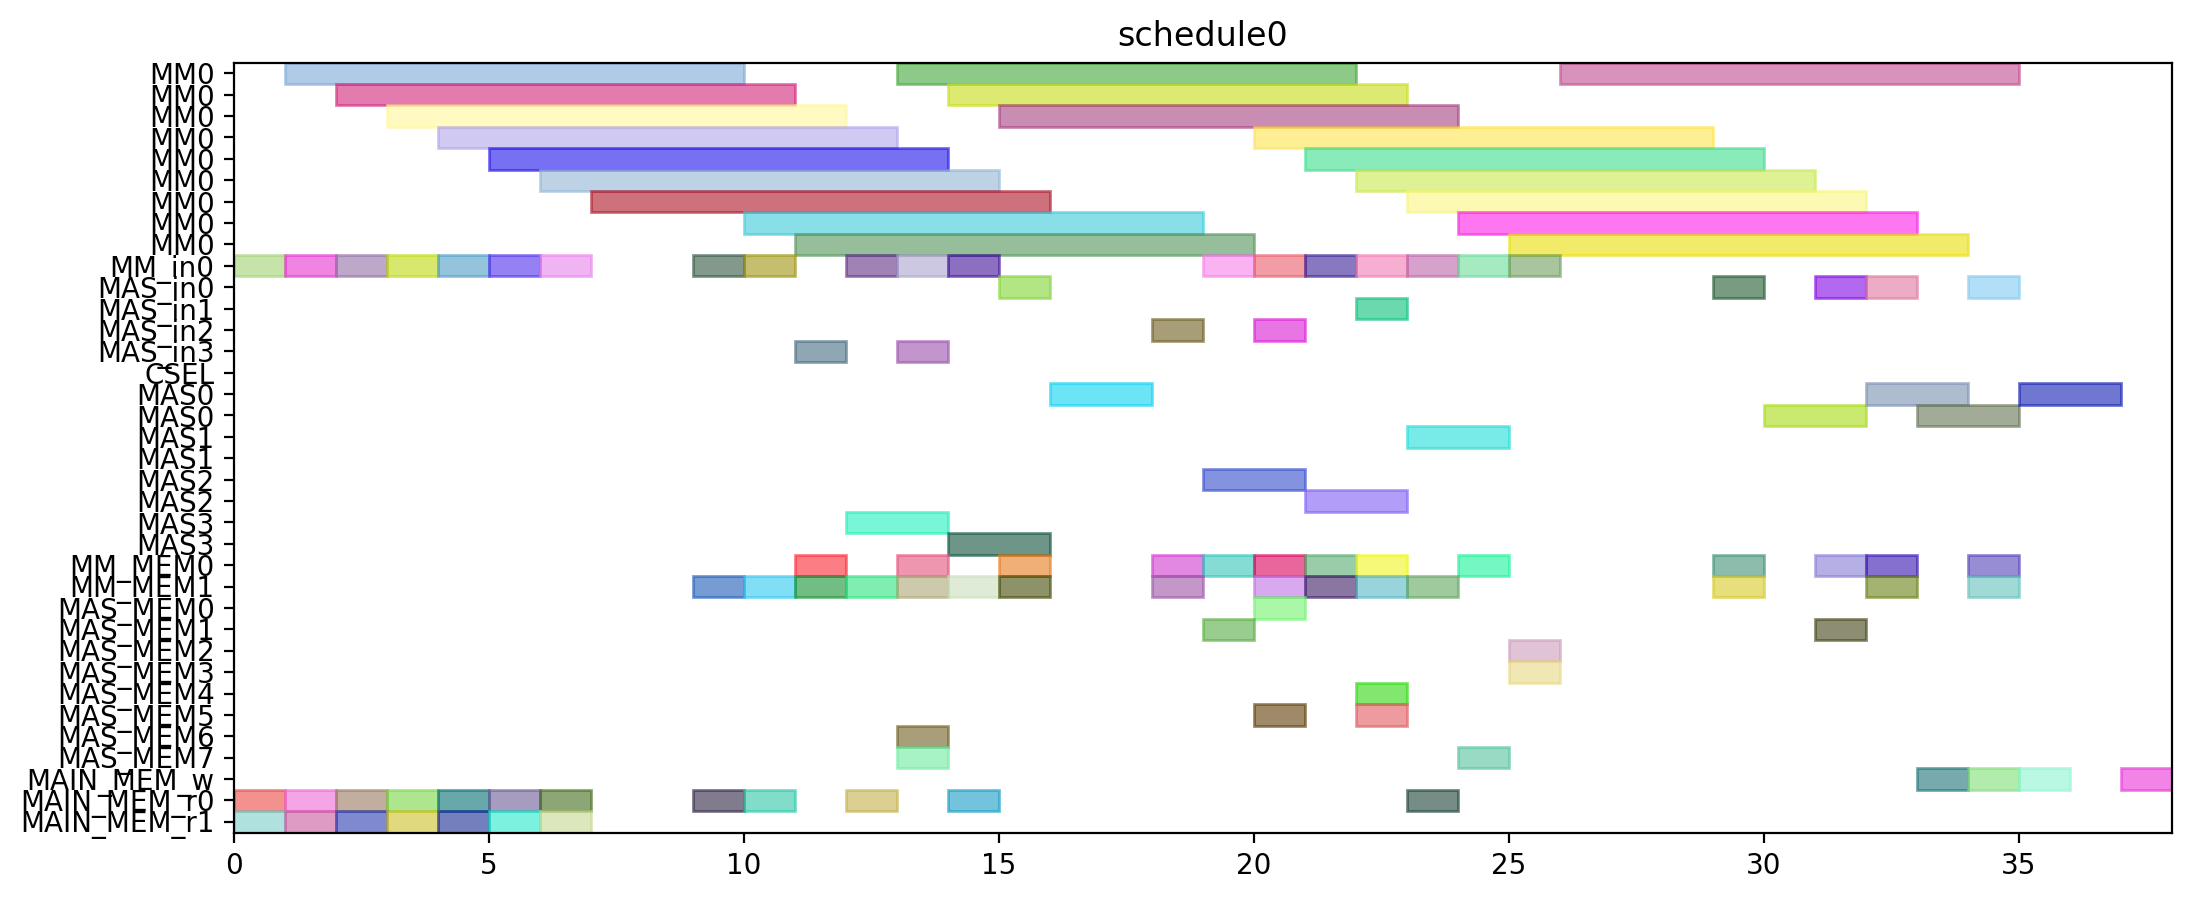

Here is the Python script that generated this plot:
from pyschedule import Scenario, solvers, plotters, alt


def solve():
	horizon = 120
	S = Scenario("schedule0", horizon=horizon)

	# resource
	MM = S.Resources('MM', num=1, size=9)
	MM_in = S.Resources('MM_in', num=1)
	MAS_in = S.Resources('MAS_in', num=4)
	CSEL = S.Resource('CSEL')
	MAS = S.Resources('MAS', num=4, size=2, periods=range(1, horizon))
	MM_MEM = S.Resources('MM_MEM', num=2)
	MAS_MEM = S.Resources('MAS_MEM', num=8)
	MAIN_MEM_w = S.Resource('MAIN_MEM_w', size=1)
	MAIN_MEM_r = S.Resources('MAIN_MEM_r', num=2)

	# result of previous scheduling

	# new tasks
	T1 = S.Task('T1', length=9, delay_cost=1)
	T1 += alt(MM)
	T1_in = S.Task('T1_in', length=1, delay_cost=1)
	T1_in += alt(MM_in)
	S += T1_in*MM_in[0]<=T1*MM[0]
	T1_mem0 = S.Task('T1_mem0', length=1, delay_cost=1)
	T1_mem0 += MAIN_MEM_r[0]
	S += T1_mem0 <= T1

	T1_mem1 = S.Task('T1_mem1', length=1, delay_cost=1)
	T1_mem1 += MAIN_MEM_r[1]
	S += T1_mem1 <= T1

	T2 = S.Task('T2', length=9, delay_cost=1)
	T2 += alt(MM)
	T2_in = S.Task('T2_in', length=1, delay_cost=1)
	T2_in += alt(MM_in)
	S += T2_in*MM_in[0]<=T2*MM[0]
	T2_mem0 = S.Task('T2_mem0', length=1, delay_cost=1)
	T2_mem0 += MAIN_MEM_r[0]
	S += T2_mem0 <= T2

	T2_mem1 = S.Task('T2_mem1', length=1, delay_cost=1)
	T2_mem1 += MAIN_MEM_r[1]
	S += T2_mem1 <= T2

	T3 = S.Task('T3', length=9, delay_cost=1)
	T3 += alt(MM)
	T3_in = S.Task('T3_in', length=1, delay_cost=1)
	T3_in += alt(MM_in)
	S += T3_in*MM_in[0]<=T3*MM[0]
	T3_mem0 = S.Task('T3_mem0', length=1, delay_cost=1)
	T3_mem0 += MAIN_MEM_r[0]
	S += T3_mem0 <= T3

	T3_mem1 = S.Task('T3_mem1', length=1, delay_cost=1)
	T3_mem1 += MAIN_MEM_r[1]
	S += T3_mem1 <= T3

	T4 = S.Task('T4', length=9, delay_cost=1)
	T4 += alt(MM)
	T4_in = S.Task('T4_in', length=1, delay_cost=1)
	T4_in += alt(MM_in)
	S += T4_in*MM_in[0]<=T4*MM[0]
	T4_mem0 = S.Task('T4_mem0', length=1, delay_cost=1)
	T4_mem0 += MAIN_MEM_r[0]
	S += T4_mem0 <= T4

	T4_mem1 = S.Task('T4_mem1', length=1, delay_cost=1)
	T4_mem1 += MAIN_MEM_r[1]
	S += T4_mem1 <= T4

	T5 = S.Task('T5', length=9, delay_cost=1)
	T5 += alt(MM)
	T5_in = S.Task('T5_in', length=1, delay_cost=1)
	T5_in += alt(MM_in)
	S += T5_in*MM_in[0]<=T5*MM[0]
	T5_mem0 = S.Task('T5_mem0', length=1, delay_cost=1)
	T5_mem0 += MAIN_MEM_r[0]
	S += T5_mem0 <= T5

	T5_mem1 = S.Task('T5_mem1', length=1, delay_cost=1)
	T5_mem1 += MAIN_MEM_r[1]
	S += T5_mem1 <= T5

	T6 = S.Task('T6', length=9, delay_cost=1)
	T6 += alt(MM)
	T6_in = S.Task('T6_in', length=1, delay_cost=1)
	T6_in += alt(MM_in)
	S += T6_in*MM_in[0]<=T6*MM[0]
	T6_mem0 = S.Task('T6_mem0', length=1, delay_cost=1)
	T6_mem0 += MAIN_MEM_r[0]
	S += T6_mem0 <= T6

	T6_mem1 = S.Task('T6_mem1', length=1, delay_cost=1)
	T6_mem1 += MAIN_MEM_r[1]
	S += T6_mem1 <= T6

	T7 = S.Task('T7', length=9, delay_cost=1)
	T7 += alt(MM)
	T7_in = S.Task('T7_in', length=1, delay_cost=1)
	T7_in += alt(MM_in)
	S += T7_in*MM_in[0]<=T7*MM[0]
	T7_mem0 = S.Task('T7_mem0', length=1, delay_cost=1)
	T7_mem0 += MAIN_MEM_r[0]
	S += T7_mem0 <= T7

	T7_mem1 = S.Task('T7_mem1', length=1, delay_cost=1)
	T7_mem1 += MAIN_MEM_r[1]
	S += T7_mem1 <= T7

	T8 = S.Task('T8', length=9, delay_cost=1)
	T8 += alt(MM)
	T8_in = S.Task('T8_in', length=1, delay_cost=1)
	T8_in += alt(MM_in)
	S += T8_in*MM_in[0]<=T8*MM[0]
	T8_mem0 = S.Task('T8_mem0', length=1, delay_cost=1)
	T8_mem0 += MAIN_MEM_r[0]
	S += T8_mem0 <= T8

	T8_mem1 = S.Task('T8_mem1', length=1, delay_cost=1)
	T8_mem1 += alt(MM_MEM)
	S += (T1*MM[0])-1 < T8_mem1*MM_MEM[1]
	S += T8_mem1 <= T8

	T9 = S.Task('T9', length=9, delay_cost=1)
	T9 += alt(MM)
	T9_in = S.Task('T9_in', length=1, delay_cost=1)
	T9_in += alt(MM_in)
	S += T9_in*MM_in[0]<=T9*MM[0]
	T9_mem0 = S.Task('T9_mem0', length=1, delay_cost=1)
	T9_mem0 += MAIN_MEM_r[0]
	S += T9_mem0 <= T9

	T9_mem1 = S.Task('T9_mem1', length=1, delay_cost=1)
	T9_mem1 += alt(MM_MEM)
	S += (T1*MM[0])-1 < T9_mem1*MM_MEM[1]
	S += T9_mem1 <= T9

	T10 = S.Task('T10', length=9, delay_cost=1)
	T10 += alt(MM)
	T10_in = S.Task('T10_in', length=1, delay_cost=1)
	T10_in += alt(MM_in)
	S += T10_in*MM_in[0]<=T10*MM[0]
	T10_mem0 = S.Task('T10_mem0', length=1, delay_cost=1)
	T10_mem0 += MAIN_MEM_r[0]
	S += T10_mem0 <= T10

	T10_mem1 = S.Task('T10_mem1', length=1, delay_cost=1)
	T10_mem1 += alt(MM_MEM)
	S += (T3*MM[0])-1 < T10_mem1*MM_MEM[1]
	S += T10_mem1 <= T10

	T11 = S.Task('T11', length=9, delay_cost=1)
	T11 += alt(MM)
	T11_in = S.Task('T11_in', length=1, delay_cost=1)
	T11_in += alt(MM_in)
	S += T11_in*MM_in[0]<=T11*MM[0]
	T11_mem0 = S.Task('T11_mem0', length=1, delay_cost=1)
	T11_mem0 += MAIN_MEM_r[0]
	S += T11_mem0 <= T11

	T11_mem1 = S.Task('T11_mem1', length=1, delay_cost=1)
	T11_mem1 += alt(MM_MEM)
	S += (T3*MM[0])-1 < T11_mem1*MM_MEM[1]
	S += T11_mem1 <= T11

	T12 = S.Task('T12', length=2, delay_cost=1)
	T12 += alt(MAS)
	T12_in = S.Task('T12_in', length=1, delay_cost=1)
	T12_in += alt(MAS_in)
	S += T12_in*MAS_in[0]<=T12*MAS[0]

	S += T12_in*MAS_in[1]<=T12*MAS[1]

	S += T12_in*MAS_in[2]<=T12*MAS[2]

	S += T12_in*MAS_in[3]<=T12*MAS[3]

	T12_mem0 = S.Task('T12_mem0', length=1, delay_cost=1)
	T12_mem0 += alt(MM_MEM)
	S += (T4*MM[0])-1 < T12_mem0*MM_MEM[0]
	S += T12_mem0 <= T12

	T12_mem1 = S.Task('T12_mem1', length=1, delay_cost=1)
	T12_mem1 += alt(MM_MEM)
	S += (T2*MM[0])-1 < T12_mem1*MM_MEM[1]
	S += T12_mem1 <= T12

	T13 = S.Task('T13', length=2, delay_cost=1)
	T13 += alt(MAS)
	T13_in = S.Task('T13_in', length=1, delay_cost=1)
	T13_in += alt(MAS_in)
	S += T13_in*MAS_in[0]<=T13*MAS[0]

	S += T13_in*MAS_in[1]<=T13*MAS[1]

	S += T13_in*MAS_in[2]<=T13*MAS[2]

	S += T13_in*MAS_in[3]<=T13*MAS[3]

	T13_mem0 = S.Task('T13_mem0', length=1, delay_cost=1)
	T13_mem0 += alt(MM_MEM)
	S += (T4*MM[0])-1 < T13_mem0*MM_MEM[0]
	S += T13_mem0 <= T13

	T13_mem1 = S.Task('T13_mem1', length=1, delay_cost=1)
	T13_mem1 += alt(MM_MEM)
	S += (T2*MM[0])-1 < T13_mem1*MM_MEM[1]
	S += T13_mem1 <= T13

	T15 = S.Task('T15', length=2, delay_cost=1)
	T15 += alt(MAS)
	T15_in = S.Task('T15_in', length=1, delay_cost=1)
	T15_in += alt(MAS_in)
	S += T15_in*MAS_in[0]<=T15*MAS[0]

	S += T15_in*MAS_in[1]<=T15*MAS[1]

	S += T15_in*MAS_in[2]<=T15*MAS[2]

	S += T15_in*MAS_in[3]<=T15*MAS[3]

	T15_mem0 = S.Task('T15_mem0', length=1, delay_cost=1)
	T15_mem0 += alt(MM_MEM)
	S += (T7*MM[0])-1 < T15_mem0*MM_MEM[0]
	S += T15_mem0 <= T15

	T15_mem1 = S.Task('T15_mem1', length=1, delay_cost=1)
	T15_mem1 += alt(MM_MEM)
	S += (T7*MM[0])-1 < T15_mem1*MM_MEM[1]
	S += T15_mem1 <= T15

	T14 = S.Task('T14', length=9, delay_cost=1)
	T14 += alt(MM)
	T14_in = S.Task('T14_in', length=1, delay_cost=1)
	T14_in += alt(MM_in)
	S += T14_in*MM_in[0]<=T14*MM[0]
	T14_mem0 = S.Task('T14_mem0', length=1, delay_cost=1)
	T14_mem0 += alt(MAS_MEM)
	S += (T13*MAS[0])-1 < T14_mem0*MAS_MEM[0]
	S += (T13*MAS[1])-1 < T14_mem0*MAS_MEM[2]
	S += (T13*MAS[2])-1 < T14_mem0*MAS_MEM[4]
	S += (T13*MAS[3])-1 < T14_mem0*MAS_MEM[6]
	S += T14_mem0 <= T14

	T14_mem1 = S.Task('T14_mem1', length=1, delay_cost=1)
	T14_mem1 += alt(MAS_MEM)
	S += (T13*MAS[0])-1 < T14_mem1*MAS_MEM[1]
	S += (T13*MAS[1])-1 < T14_mem1*MAS_MEM[3]
	S += (T13*MAS[2])-1 < T14_mem1*MAS_MEM[5]
	S += (T13*MAS[3])-1 < T14_mem1*MAS_MEM[7]
	S += T14_mem1 <= T14

	T16 = S.Task('T16', length=9, delay_cost=1)
	T16 += alt(MM)
	T16_in = S.Task('T16_in', length=1, delay_cost=1)
	T16_in += alt(MM_in)
	S += T16_in*MM_in[0]<=T16*MM[0]
	T16_mem0 = S.Task('T16_mem0', length=1, delay_cost=1)
	T16_mem0 += alt(MM_MEM)
	S += (T1*MM[0])-1 < T16_mem0*MM_MEM[0]
	S += T16_mem0 <= T16

	T16_mem1 = S.Task('T16_mem1', length=1, delay_cost=1)
	T16_mem1 += alt(MM_MEM)
	S += (T8*MM[0])-1 < T16_mem1*MM_MEM[1]
	S += T16_mem1 <= T16

	T17 = S.Task('T17', length=9, delay_cost=1)
	T17 += alt(MM)
	T17_in = S.Task('T17_in', length=1, delay_cost=1)
	T17_in += alt(MM_in)
	S += T17_in*MM_in[0]<=T17*MM[0]
	T17_mem0 = S.Task('T17_mem0', length=1, delay_cost=1)
	T17_mem0 += alt(MM_MEM)
	S += (T8*MM[0])-1 < T17_mem0*MM_MEM[0]
	S += T17_mem0 <= T17

	T17_mem1 = S.Task('T17_mem1', length=1, delay_cost=1)
	T17_mem1 += alt(MAS_MEM)
	S += (T15*MAS[0])-1 < T17_mem1*MAS_MEM[1]
	S += (T15*MAS[1])-1 < T17_mem1*MAS_MEM[3]
	S += (T15*MAS[2])-1 < T17_mem1*MAS_MEM[5]
	S += (T15*MAS[3])-1 < T17_mem1*MAS_MEM[7]
	S += T17_mem1 <= T17

	T18 = S.Task('T18', length=2, delay_cost=1)
	T18 += alt(MAS)
	T18_in = S.Task('T18_in', length=1, delay_cost=1)
	T18_in += alt(MAS_in)
	S += T18_in*MAS_in[0]<=T18*MAS[0]

	S += T18_in*MAS_in[1]<=T18*MAS[1]

	S += T18_in*MAS_in[2]<=T18*MAS[2]

	S += T18_in*MAS_in[3]<=T18*MAS[3]

	T18_mem0 = S.Task('T18_mem0', length=1, delay_cost=1)
	T18_mem0 += alt(MM_MEM)
	S += (T5*MM[0])-1 < T18_mem0*MM_MEM[0]
	S += T18_mem0 <= T18

	T18_mem1 = S.Task('T18_mem1', length=1, delay_cost=1)
	T18_mem1 += alt(MM_MEM)
	S += (T9*MM[0])-1 < T18_mem1*MM_MEM[1]
	S += T18_mem1 <= T18

	T19 = S.Task('T19', length=2, delay_cost=1)
	T19 += alt(MAS)
	T19_in = S.Task('T19_in', length=1, delay_cost=1)
	T19_in += alt(MAS_in)
	S += T19_in*MAS_in[0]<=T19*MAS[0]

	S += T19_in*MAS_in[1]<=T19*MAS[1]

	S += T19_in*MAS_in[2]<=T19*MAS[2]

	S += T19_in*MAS_in[3]<=T19*MAS[3]

	T19_mem0 = S.Task('T19_mem0', length=1, delay_cost=1)
	T19_mem0 += alt(MM_MEM)
	S += (T5*MM[0])-1 < T19_mem0*MM_MEM[0]
	S += T19_mem0 <= T19

	T19_mem1 = S.Task('T19_mem1', length=1, delay_cost=1)
	T19_mem1 += alt(MM_MEM)
	S += (T9*MM[0])-1 < T19_mem1*MM_MEM[1]
	S += T19_mem1 <= T19

	T21 = S.Task('T21', length=2, delay_cost=1)
	T21 += alt(MAS)
	T21_in = S.Task('T21_in', length=1, delay_cost=1)
	T21_in += alt(MAS_in)
	S += T21_in*MAS_in[0]<=T21*MAS[0]

	S += T21_in*MAS_in[1]<=T21*MAS[1]

	S += T21_in*MAS_in[2]<=T21*MAS[2]

	S += T21_in*MAS_in[3]<=T21*MAS[3]

	T21_mem0 = S.Task('T21_mem0', length=1, delay_cost=1)
	T21_mem0 += alt(MM_MEM)
	S += (T6*MM[0])-1 < T21_mem0*MM_MEM[0]
	S += T21_mem0 <= T21

	T21_mem1 = S.Task('T21_mem1', length=1, delay_cost=1)
	T21_mem1 += alt(MM_MEM)
	S += (T10*MM[0])-1 < T21_mem1*MM_MEM[1]
	S += T21_mem1 <= T21

	T24 = S.Task('T24', length=9, delay_cost=1)
	T24 += alt(MM)
	T24_in = S.Task('T24_in', length=1, delay_cost=1)
	T24_in += alt(MM_in)
	S += T24_in*MM_in[0]<=T24*MM[0]
	T24_mem0 = S.Task('T24_mem0', length=1, delay_cost=1)
	T24_mem0 += alt(MM_MEM)
	S += (T11*MM[0])-1 < T24_mem0*MM_MEM[0]
	S += T24_mem0 <= T24

	T24_mem1 = S.Task('T24_mem1', length=1, delay_cost=1)
	T24_mem1 += alt(MAS_MEM)
	S += (T12*MAS[0])-1 < T24_mem1*MAS_MEM[1]
	S += (T12*MAS[1])-1 < T24_mem1*MAS_MEM[3]
	S += (T12*MAS[2])-1 < T24_mem1*MAS_MEM[5]
	S += (T12*MAS[3])-1 < T24_mem1*MAS_MEM[7]
	S += T24_mem1 <= T24

	T20 = S.Task('T20', length=9, delay_cost=1)
	T20 += alt(MM)
	T20_in = S.Task('T20_in', length=1, delay_cost=1)
	T20_in += alt(MM_in)
	S += T20_in*MM_in[0]<=T20*MM[0]
	T20_mem0 = S.Task('T20_mem0', length=1, delay_cost=1)
	T20_mem0 += alt(MAS_MEM)
	S += (T15*MAS[0])-1 < T20_mem0*MAS_MEM[0]
	S += (T15*MAS[1])-1 < T20_mem0*MAS_MEM[2]
	S += (T15*MAS[2])-1 < T20_mem0*MAS_MEM[4]
	S += (T15*MAS[3])-1 < T20_mem0*MAS_MEM[6]
	S += T20_mem0 <= T20

	T20_mem1 = S.Task('T20_mem1', length=1, delay_cost=1)
	T20_mem1 += alt(MAS_MEM)
	S += (T18*MAS[0])-1 < T20_mem1*MAS_MEM[1]
	S += (T18*MAS[1])-1 < T20_mem1*MAS_MEM[3]
	S += (T18*MAS[2])-1 < T20_mem1*MAS_MEM[5]
	S += (T18*MAS[3])-1 < T20_mem1*MAS_MEM[7]
	S += T20_mem1 <= T20

	T22 = S.Task('T22', length=9, delay_cost=1)
	T22 += alt(MM)
	T22_in = S.Task('T22_in', length=1, delay_cost=1)
	T22_in += alt(MM_in)
	S += T22_in*MM_in[0]<=T22*MM[0]
	T22_mem0 = S.Task('T22_mem0', length=1, delay_cost=1)
	T22_mem0 += alt(MAS_MEM)
	S += (T21*MAS[0])-1 < T22_mem0*MAS_MEM[0]
	S += (T21*MAS[1])-1 < T22_mem0*MAS_MEM[2]
	S += (T21*MAS[2])-1 < T22_mem0*MAS_MEM[4]
	S += (T21*MAS[3])-1 < T22_mem0*MAS_MEM[6]
	S += T22_mem0 <= T22

	T22_mem1 = S.Task('T22_mem1', length=1, delay_cost=1)
	T22_mem1 += alt(MAS_MEM)
	S += (T21*MAS[0])-1 < T22_mem1*MAS_MEM[1]
	S += (T21*MAS[1])-1 < T22_mem1*MAS_MEM[3]
	S += (T21*MAS[2])-1 < T22_mem1*MAS_MEM[5]
	S += (T21*MAS[3])-1 < T22_mem1*MAS_MEM[7]
	S += T22_mem1 <= T22

	T23 = S.Task('T23', length=9, delay_cost=1)
	T23 += alt(MM)
	T23_in = S.Task('T23_in', length=1, delay_cost=1)
	T23_in += alt(MM_in)
	S += T23_in*MM_in[0]<=T23*MM[0]
	T23_mem0 = S.Task('T23_mem0', length=1, delay_cost=1)
	T23_mem0 += alt(MAS_MEM)
	S += (T19*MAS[0])-1 < T23_mem0*MAS_MEM[0]
	S += (T19*MAS[1])-1 < T23_mem0*MAS_MEM[2]
	S += (T19*MAS[2])-1 < T23_mem0*MAS_MEM[4]
	S += (T19*MAS[3])-1 < T23_mem0*MAS_MEM[6]
	S += T23_mem0 <= T23

	T23_mem1 = S.Task('T23_mem1', length=1, delay_cost=1)
	T23_mem1 += alt(MAS_MEM)
	S += (T19*MAS[0])-1 < T23_mem1*MAS_MEM[1]
	S += (T19*MAS[1])-1 < T23_mem1*MAS_MEM[3]
	S += (T19*MAS[2])-1 < T23_mem1*MAS_MEM[5]
	S += (T19*MAS[3])-1 < T23_mem1*MAS_MEM[7]
	S += T23_mem1 <= T23

	Z2_new = S.Task('Z2_new', length=9, delay_cost=1)
	Z2_new += alt(MM)
	Z2_new_in = S.Task('Z2_new_in', length=1, delay_cost=1)
	Z2_new_in += alt(MM_in)
	S += Z2_new_in*MM_in[0]<=Z2_new*MM[0]
	S += 0<Z2_new

	Z2_new_w = S.Task('Z2_new_w', length=1, delay_cost=1)
	Z2_new_w += alt(MAIN_MEM_w)
	S += Z2_new <= Z2_new_w

	Z2_new_mem0 = S.Task('Z2_new_mem0', length=1, delay_cost=1)
	Z2_new_mem0 += MAIN_MEM_r[0]
	S += Z2_new_mem0 <= Z2_new

	Z2_new_mem1 = S.Task('Z2_new_mem1', length=1, delay_cost=1)
	Z2_new_mem1 += alt(MM_MEM)
	S += (T14*MM[0])-1 < Z2_new_mem1*MM_MEM[1]
	S += Z2_new_mem1 <= Z2_new

	T25 = S.Task('T25', length=2, delay_cost=1)
	T25 += alt(MAS)
	T25_in = S.Task('T25_in', length=1, delay_cost=1)
	T25_in += alt(MAS_in)
	S += T25_in*MAS_in[0]<=T25*MAS[0]

	S += T25_in*MAS_in[1]<=T25*MAS[1]

	S += T25_in*MAS_in[2]<=T25*MAS[2]

	S += T25_in*MAS_in[3]<=T25*MAS[3]

	T25_mem0 = S.Task('T25_mem0', length=1, delay_cost=1)
	T25_mem0 += alt(MM_MEM)
	S += (T20*MM[0])-1 < T25_mem0*MM_MEM[0]
	S += T25_mem0 <= T25

	T25_mem1 = S.Task('T25_mem1', length=1, delay_cost=1)
	T25_mem1 += alt(MM_MEM)
	S += (T20*MM[0])-1 < T25_mem1*MM_MEM[1]
	S += T25_mem1 <= T25

	X2_new = S.Task('X2_new', length=2, delay_cost=1)
	X2_new += alt(MAS)
	X2_new_in = S.Task('X2_new_in', length=1, delay_cost=1)
	X2_new_in += alt(MAS_in)
	S += X2_new_in*MAS_in[0]<=X2_new*MAS[0]

	S += X2_new_in*MAS_in[1]<=X2_new*MAS[1]

	S += X2_new_in*MAS_in[2]<=X2_new*MAS[2]

	S += X2_new_in*MAS_in[3]<=X2_new*MAS[3]

	S += 0<X2_new

	X2_new_w = S.Task('X2_new_w', length=1, delay_cost=1)
	X2_new_w += alt(MAIN_MEM_w)
	S += X2_new <= X2_new_w

	X2_new_mem0 = S.Task('X2_new_mem0', length=1, delay_cost=1)
	X2_new_mem0 += alt(MM_MEM)
	S += (T22*MM[0])-1 < X2_new_mem0*MM_MEM[0]
	S += X2_new_mem0 <= X2_new

	X2_new_mem1 = S.Task('X2_new_mem1', length=1, delay_cost=1)
	X2_new_mem1 += alt(MM_MEM)
	S += (T24*MM[0])-1 < X2_new_mem1*MM_MEM[1]
	S += X2_new_mem1 <= X2_new

	X1_new = S.Task('X1_new', length=2, delay_cost=1)
	X1_new += alt(MAS)
	X1_new_in = S.Task('X1_new_in', length=1, delay_cost=1)
	X1_new_in += alt(MAS_in)
	S += X1_new_in*MAS_in[0]<=X1_new*MAS[0]

	S += X1_new_in*MAS_in[1]<=X1_new*MAS[1]

	S += X1_new_in*MAS_in[2]<=X1_new*MAS[2]

	S += X1_new_in*MAS_in[3]<=X1_new*MAS[3]

	S += 0<X1_new

	X1_new_w = S.Task('X1_new_w', length=1, delay_cost=1)
	X1_new_w += alt(MAIN_MEM_w)
	S += X1_new <= X1_new_w

	X1_new_mem0 = S.Task('X1_new_mem0', length=1, delay_cost=1)
	X1_new_mem0 += alt(MM_MEM)
	S += (T23*MM[0])-1 < X1_new_mem0*MM_MEM[0]
	S += X1_new_mem0 <= X1_new

	X1_new_mem1 = S.Task('X1_new_mem1', length=1, delay_cost=1)
	X1_new_mem1 += alt(MM_MEM)
	S += (T17*MM[0])-1 < X1_new_mem1*MM_MEM[1]
	S += X1_new_mem1 <= X1_new

	Z1_new = S.Task('Z1_new', length=2, delay_cost=1)
	Z1_new += alt(MAS)
	Z1_new_in = S.Task('Z1_new_in', length=1, delay_cost=1)
	Z1_new_in += alt(MAS_in)
	S += Z1_new_in*MAS_in[0]<=Z1_new*MAS[0]

	S += Z1_new_in*MAS_in[1]<=Z1_new*MAS[1]

	S += Z1_new_in*MAS_in[2]<=Z1_new*MAS[2]

	S += Z1_new_in*MAS_in[3]<=Z1_new*MAS[3]

	S += 0<Z1_new

	Z1_new_w = S.Task('Z1_new_w', length=1, delay_cost=1)
	Z1_new_w += alt(MAIN_MEM_w)
	S += Z1_new <= Z1_new_w

	Z1_new_mem0 = S.Task('Z1_new_mem0', length=1, delay_cost=1)
	Z1_new_mem0 += alt(MM_MEM)
	S += (T16*MM[0])-1 < Z1_new_mem0*MM_MEM[0]
	S += Z1_new_mem0 <= Z1_new

	Z1_new_mem1 = S.Task('Z1_new_mem1', length=1, delay_cost=1)
	Z1_new_mem1 += alt(MAS_MEM)
	S += (T25*MAS[0])-1 < Z1_new_mem1*MAS_MEM[1]
	S += (T25*MAS[1])-1 < Z1_new_mem1*MAS_MEM[3]
	S += (T25*MAS[2])-1 < Z1_new_mem1*MAS_MEM[5]
	S += (T25*MAS[3])-1 < Z1_new_mem1*MAS_MEM[7]
	S += Z1_new_mem1 <= Z1_new

	solvers.mip.solve(S,msg=1,kind='CPLEX',ratio_gap=1.01)

	solution = [['hoge']*len(S.solution()[1]) for i in range(len(S.solution()))]
	for i in range(len(S.solution())):
		for j in range(len(S.solution()[i])):
			solution[i][j]=str(S.solution()[i][j])
	print(solution)

	cycles = int(solution[-1][3])

	pic_file_name = "/home/mfukuda/ABE/multiRAM_multiMAS_16mux/scheduling_result/stage9MM1_stage2MAS4/EP_LADDERMUL/schedule0.png"
	if(S.solution() != []):
		plotters.matplotlib.plot(S,img_filename=pic_file_name, show_task_labels=False, fig_size=(cycles*0.25+3, 5))

	return solution
